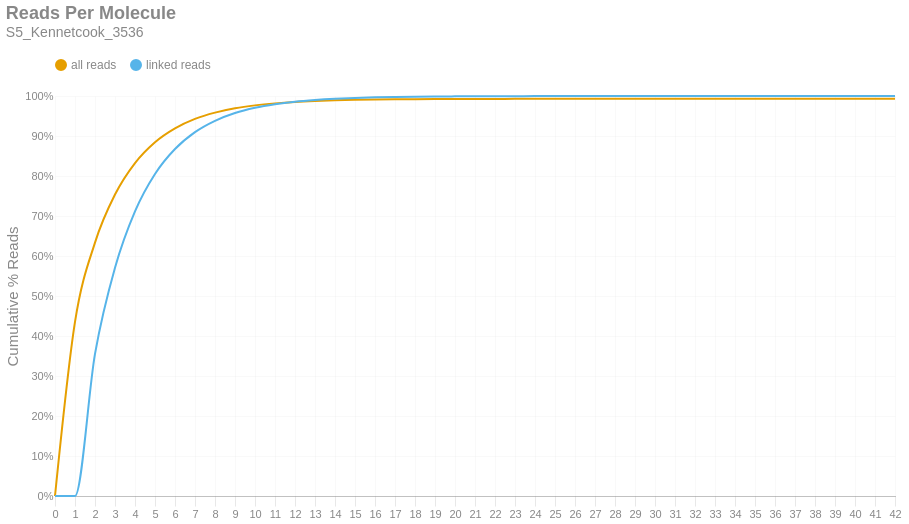

The notebook cell this image was saved under:
### Markdown cell above
### Reads per Molecule
This chart shows the cumulative distribution of the number of reads per linked molecule. That is, how many alignments are associated with a unique molecule. This excludes the number of reads associated with invalid or absent linked-read barcodes. The `linked` histogram is the percentages recalculated when disregarding singletons.

### Code cell
if SKIPLR:
    print_html(f"Skipped")
else:
    counts = np.bincount(valids['reads'].cast(pl.Int64).to_numpy())
    weighted = counts * np.arange(len(counts))
    all_perc = weighted / n_reads
    linked_perc = weighted / n_linked_reads
    linked_perc[1] = 0
    binned_df = pl.DataFrame({
        'readsper': list(range(len(counts))),
        'all reads (cumsum)': np.cumsum(all_perc).tolist(),
        'linked reads (cumsum)': np.cumsum(linked_perc).tolist(),
    })

    with SafeRender(binned_df):
        (
            density_plot(binned_df, 'Reads Per Molecule', samplename, 'readspmol')
            .encode(
                x=alt.X('readsper:O', title=None).axis(labelAngle=0).scale(padding=0),
                y=alt.Y('value:Q', title='Cumulative % Reads').axis(format='%').stack(False),
                color=alt.Color("key:N").scale(domain=["all reads", "linked reads"]),
                tooltip=[
                    alt.Tooltip("key:N", title="Data Type"),
                    alt.Tooltip("readsper:O", title="Reads Per Molecule"),
                    alt.Tooltip("value:Q", format=".2%", title="% Reads (Cum.)")
                ]            
            )
        ).display()

### Figure 1 — Vega-Lite specification as saved in the notebook (floating-point values rounded to 4 significant figures)
{"width": "container", "height": 400, "config": {"title": {"anchor": "start", "dy": -15, "fontSize": 18, "color": "#888888", "subtitleColor": "#888888", "subtitleFontSize": 14}, "arc": {"fill": "#0072B2"}, "axis": {"domainColor": "#888888", "domainWidth": 0.5, "gridWidth": 0.2, "grid": false, "titleFontWeight": 400, "titleFontSize": 15, "labelFontSize": 11, "labelColor": "#888888", "tickColor": "#888888", "tickWidth": 0.2, "titleColor": "#888888"}, "axisBand": {"grid": false}, "axisX": {"grid": true, "tickSize": 10, "domainCap": "round"}, "axisY": {"domain": false, "grid": true, "tickSize": 0, "domainCap": "round"}, "background": "transparent", "header": {"labelFontSize": 15, "labelColor": "#888888", "titleFontSize": 15, "titleFontWeight": 600, "titleColor": "#888888"}, "legend": {"labelFont": "sans-serif", "labelFontSize": 12, "labelColor": "#888888", "symbolSize": 100, "symbolType": "circle", "titleFontSize": 12, "titlePadding": 10, "titleColor": "#888888", "title": null, "orient": "top"}, "range": {"category": ["#E69F00", "#56B4E9", "#009E73", "#F0E442", "#0072B2", "#D55E00", "#CC79A7", "#000000"], "diverging": ["#cfe8f3", "#a2d4ec", "#73bfe2", "#46abdb", "#1696d2", "#12719e"]}, "area": {"fill": "#0072B2", "fillOpacity": 0.7, "line": true, "strokeOpacity": 0.7}, "line": {"color": "#0072B2", "stroke": "#0072B2", "strokeWidth": 2}, "trail": {"color": "#0072B2", "stroke": "#0072B2", "strokeWidth": 0, "size": 1}, "point": {"filled": true, "fillOpacity": 1.0, "size": 95}, "text": {"color": "#888888", "fontSize": 11, "align": "right", "fontWeight": 400, "size": 11}, "bar": {"fill": "#0072B2", "stroke": null}, "view": {"stroke": null, "continuousWidth": 660, "continuousHeight": 400}}, "data": {"name": "data-f20f93f48e0f2609a5fb1bb9b0a4ba28"}, "mark": {"type": "line", "interpolate": "monotone", "point": {"opacity": 0, "size": 275}}, "encoding": {"color": {"field": "key", "scale": {"domain": ["all reads", "linked reads"]}, "type": "nominal"}, "tooltip": [{"field": "key", "title": "Data Type", "type": "nominal"}, {"field": "readsper", "title": "Reads Per Molecule", "type": "ordinal"}, {"field": "value", "format": ".2%", "title": "% Reads (Cum.)", "type": "quantitative"}], "x": {"axis": {"labelAngle": 0}, "field": "readsper", "scale": {"padding": 0}, "title": null, "type": "ordinal"}, "y": {"axis": {"format": "%"}, "field": "value", "stack": false, "title": "Cumulative % Reads", "type": "quantitative"}}, "params": [{"name": "param_c36ac31b6afebe62", "select": {"type": "point", "fields": ["key"]}, "bind": "legend"}], "title": {"text": "Reads Per Molecule", "subtitle": "S5_Kennetcook_3536"}, "transform": [{"fold": ["all reads (cumsum)", "linked reads (cumsum)"]}, {"calculate": "replace(datum.key, ' (cumsum)', '')", "as": "key"}, {"filter": {"param": "param_c36ac31b6afebe62"}}], "usermeta": {"embedOptions": {"downloadFileName": "S5_Kennetcook_3536.readspmol"}}, "$schema": "https://vega.github.io/schema/vega-lite/v6.1.0.json", "datasets": {"data-f20f93f48e0f2609a5fb1bb9b0a4ba28": [{"readsper": 0, "all reads (cumsum)": 0.0, "linked reads (cumsum)": 0.0}, {"readsper": 1, "all reads (cumsum)": 0.4354, "linked reads (cumsum)": 0.0}, {"readsper": 2, "all reads (cumsum)": 0.6335, "linked reads (cumsum)": 0.3552}, {"readsper": 3, "all reads (cumsum)": 0.7536, "linked reads (cumsum)": 0.5706}, {"readsper": 4, "all reads (cumsum)": 0.8323, "linked reads (cumsum)": 0.7117}, {"readsper": 5, "all reads (cumsum)": 0.8844, "linked reads (cumsum)": 0.8051}, {"readsper": 6, "all reads (cumsum)": 0.9191, "linked reads (cumsum)": 0.8674}, {"readsper": 7, "all reads (cumsum)": 0.9427, "linked reads (cumsum)": 0.9096}, {"readsper": 8, "all reads (cumsum)": 0.9584, "linked reads (cumsum)": 0.938}, {"readsper": 9, "all reads (cumsum)": 0.9693, "linked reads (cumsum)": 0.9574}, {"readsper": 10, "all reads (cumsum)": 0.9766, "linked reads (cumsum)": 0.9705}, {"readsper": 11, "all reads (cumsum)": 0.9816, "linked reads (cumsum)": 0.9794}, {"readsper": 12, "all reads (cumsum)": 0.9851, "linked reads (cumsum)": 0.9857}, {"readsper": 13, "all reads (cumsum)": 0.9874, "linked reads (cumsum)": 0.9899}, {"readsper": 14, "all reads (cumsum)": 0.9891, "linked reads (cumsum)": 0.993}, {"readsper": 15, "all reads (cumsum)": 0.9904, "linked reads (cumsum)": 0.9952}, {"readsper": 16, "all reads (cumsum)": 0.9912, "linked reads (cumsum)": 0.9966}, {"readsper": 17, "all reads (cumsum)": 0.9917, "linked reads (cumsum)": 0.9976}, {"readsper": 18, "all reads (cumsum)": 0.9921, "linked reads (cumsum)": 0.9983}, {"readsper": 19, "all reads (cumsum)": 0.9924, "linked reads (cumsum)": 0.9988}, {"readsper": 20, "all reads (cumsum)": 0.9925, "linked reads (cumsum)": 0.9991}, {"readsper": 21, "all reads (cumsum)": 0.9927, "linked reads (cumsum)": 0.9994}, {"readsper": 22, "all reads (cumsum)": 0.9928, "linked reads (cumsum)": 0.9995}, {"readsper": 23, "all reads (cumsum)": 0.9928, "linked reads (cumsum)": 0.9996}, {"readsper": 24, "all reads (cumsum)": 0.9929, "linked reads (cumsum)": 0.9997}, {"readsper": 25, "all reads (cumsum)": 0.9929, "linked reads (cumsum)": 0.9998}, {"readsper": 26, "all reads (cumsum)": 0.9929, "linked reads (cumsum)": 0.9998}, {"readsper": 27, "all reads (cumsum)": 0.993, "linked reads (cumsum)": 0.9998}, {"readsper": 28, "all reads (cumsum)": 0.993, "linked reads (cumsum)": 0.9999}, {"readsper": 29, "all reads (cumsum)": 0.993, "linked reads (cumsum)": 0.9999}, {"readsper": 30, "all reads (cumsum)": 0.993, "linked reads (cumsum)": 0.9999}, {"readsper": 31, "all reads (cumsum)": 0.993, "linked reads (cumsum)": 1.0}, {"readsper": 32, "all reads (cumsum)": 0.993, "linked reads (cumsum)": 1.0}, {"readsper": 33, "all reads (cumsum)": 0.993, "linked reads (cumsum)": 1.0}, {"readsper": 34, "all reads (cumsum)": 0.993, "linked reads (cumsum)": 1.0}, {"readsper": 35, "all reads (cumsum)": 0.993, "linked reads (cumsum)": 1.0}, {"readsper": 36, "all reads (cumsum)": 0.993, "linked reads (cumsum)": 1.0}, {"readsper": 37, "all reads (cumsum)": 0.993, "linked reads (cumsum)": 1.0}, {"readsper": 38, "all reads (cumsum)": 0.993, "linked reads (cumsum)": 1.0}, {"readsper": 39, "all reads (cumsum)": 0.993, "linked reads (cumsum)": 1.0}, {"readsper": 40, "all reads (cumsum)": 0.993, "linked reads (cumsum)": 1.0}, {"readsper": 41, "all reads (cumsum)": 0.993, "linked reads (cumsum)": 1.0}, {"readsper": 42, "all reads (cumsum)": 0.993, "linked reads (cumsum)": 1.0}]}}
